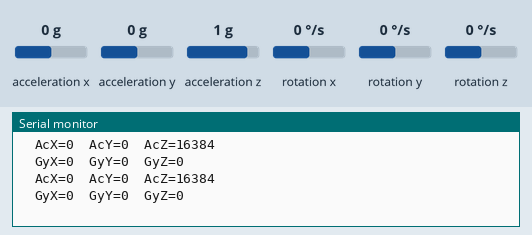
Simulated run of this sketch. Board: Arduino Uno, built with avr-gcc and run on an emulated ATmega328P. Parts: the last lines printed to the serial monitor. Wiring (inferred from the names in the program): MPU-6050 motion sensor at I2C address 0x68. The test bench sets the inputs (shaded band); at power-on: acceleration x 0 g, acceleration y 0 g, acceleration z 1 g, rotation x 0 °/s, rotation y 0 °/s, rotation z 0 °/s.

Above: at 1.8 s.
1.9 s: acceleration x set to -1.4 g
At 2.8 s:
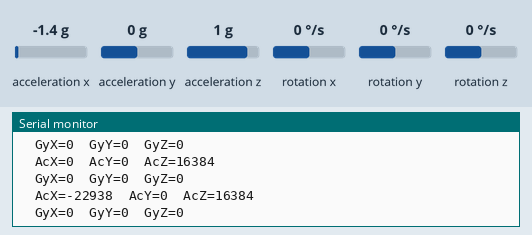
3.4 s: acceleration y set to -1.4 g
At 4.7 s:
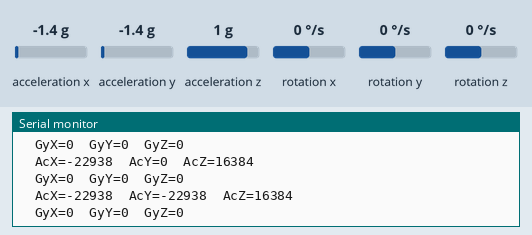
4.9 s: acceleration z set to -1.4 g
At 5.6 s:
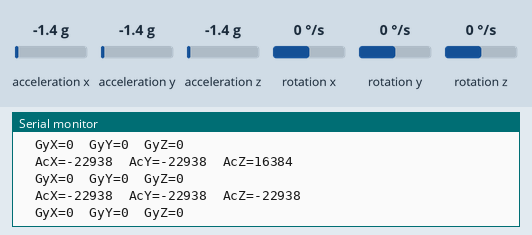
6.4 s: rotation x set to -192 °/s
At 7.7 s:
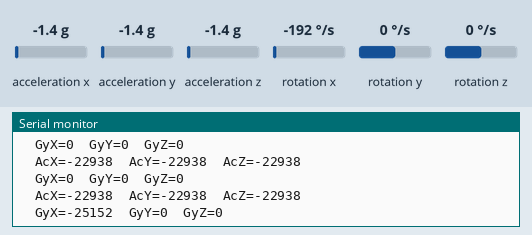
7.9 s: rotation y set to -192 °/s
At 8.8 s:
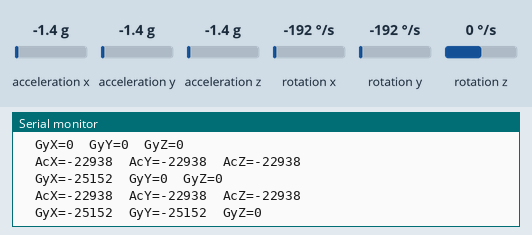

Measured:
- after the input at 1.9 s, the serial monitor: prints a new line after 0.11 s (image 1)
- after the input at 3.4 s, the serial monitor: prints a new line after 0.61 s (image 2)
- after the input at 4.9 s, the serial monitor: prints a new line after 0.12 s (image 3)
- after the input at 6.4 s, the serial monitor: prints a new line after 0.66 s (image 4)
- after the input at 7.9 s, the serial monitor: prints a new line after 0.17 s (image 5)

The sketch:

listing_14_1.ino
```cpp
// Библиотека для работы с протоколом I2C (порты A5/SCL и A4/SDA)
#include <Wire.h>
const int MPU_addr = 0x68; // упрощенный
               // I2C-адрес нашего гироскопа/акселерометра MPU-6050.
// переменные для хранения данных, возвращаемых прибором.
int16_t AcX, AcY, AcZ, Tmp, GyX, GyY, GyZ;
//==============================================
void setup()
{
  Wire.begin();
  Wire.beginTransmission(MPU_addr);
  // Производим запись в регистр энергосбережения MPU-6050
  Wire.write(0x6B);
  Wire.write(0);     // устанавливаем его в ноль.
  Wire.endTransmission(true);
  Serial.begin(9600);
}
//================ НАЧАЛО ====================
void loop()
{
  Wire.beginTransmission(MPU_addr);
  //Готовим для чтения регистры с адреса 0x3B.
  Wire.write(0x3B);
  Wire.endTransmission(false);
  // Запрос состояния 14 регистров.
  Wire.requestFrom(MPU_addr, 14, true);
  // 0x3B (ACCEL_XOUT_H) & 0x3C (ACCEL_XOUT_L)
  AcX = Wire.read() << 8 | Wire.read();
  // 0x3D (ACCEL_YOUT_H) & 0x3E (ACCEL_YOUT_L)
  AcY = Wire.read() << 8 | Wire.read();
  // 0x3F (ACCEL_ZOUT_H) & 0x40 (ACCEL_ZOUT_L)
  AcZ = Wire.read() << 8 | Wire.read();
  // 0x41 (TEMP_OUT_H) & 0x42 (TEMP_OUT_L)
  Tmp = Wire.read() << 8 | Wire.read();
  // 0x43 (GYRO_XOUT_H) & 0x44 (GYRO_XOUT_L)
  GyX = Wire.read() << 8 | Wire.read();
  // 0x45 (GYRO_YOUT_H) & 0x46 (GYRO_YOUT_L)
  GyY = Wire.read() << 8 | Wire.read();
  // 0x47 (GYRO_ZOUT_H) & 0x48 (GYRO_ZOUT_L)
  GyZ = Wire.read() << 8 | Wire.read();
  // Вывод в порт данных, полученных от прибора.
  Serial.print("  AcX="); Serial.print(AcX);
  Serial.print("  AcY="); Serial.print(AcY);
  Serial.print("  AcZ="); Serial.println(AcZ);
  Serial.print("  GyX="); Serial.print(GyX);
  Serial.print("  GyY="); Serial.print(GyY);
  Serial.print("  GyZ="); Serial.println(GyZ);
  delay(1000);
}
```
